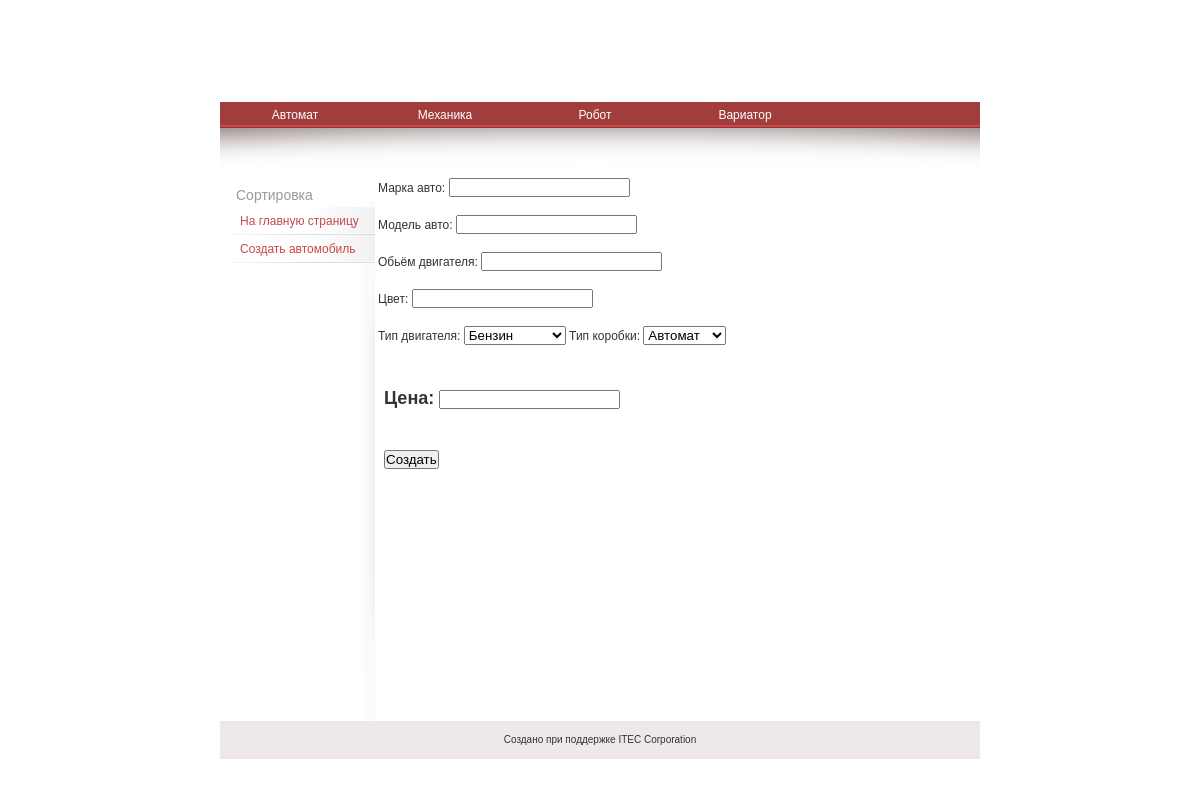
Page /create/ on the committed database.
### infocar/models.py (models this page shows, shortened)
class Transmission(models.Model):
    name = models.CharField(max_length=50, verbose_name='Тип трансмиссии')
    class Meta:
        verbose_name_plural = 'Трансмиссии'
        verbose_name = 'Трансмиссия'

### infocar/views.py (the view, shortened to what this page needs)
# urls.py: path('create/', create_auto ,name='create'),
def create_auto(request):
    e = Engine.objects.all()
    t = Transmission.objects.all()
    return render(request,'infocar/create.html',{'e':e,'t':t})

### infocar/templates/infocar/create.html (shortened to what this page needs)
{%extends 'layout/basic.html'%}
{%block content%}
<form method="POST">
    <label for="firm">Марка авто:</label>
    <input id ='firm' type="text" name="firm"><br><br>
    <label for="model">Модель авто:</label>
    <input id ='model' type="text" name="model"><br><br>
    <label for="volume">Обьём двигателя:</label>
    <input id ='volume' type="number" step="0.1" name="volume"><br><br>
    <label for="color">Цвет:</label>
    <input id ='color' type="text" name="color"><br><br>
    <label for="select_engine">Тип двигателя:</label>
    <select id = 'select_engine'name="engine">
    {%for i in e%}
        <option  value={{i.id}}>{{i.name}}</option>
    {%endfor%}
</select>
    <label for="select_transmission">Тип коробки:</label>
    <select id = 'select_transmission'name="transmission">
    {%for d in t%}
    <option  value={{d.id}}>{{d.name}}</option>
    {%endfor%}
    </select><br><br><br>
    <h2><label for="price">Цена:</label>
    <input id ='price' type="number" step="1" name="price">
</h2><br><br>
    <h1><input type="submit" value="Создать"></h1>
</form>
{%endblock%}

### infocar/templates/layout/basic.html (shortened to what this page needs)
{%load static%}
<!DOCTYPE html PUBLIC "-//W3C//DTD XHTML 1.0 Transitional//EN" "http://www.w3.org/TR/xhtml1/DTD/xhtml1-transitional.dtd">
<html xmlns="http://www.w3.org/1999/xhtml" xml:lang="en-US" lang="en-US">
<head>
<link rel="stylesheet" type="text/css" href='{%static "infocar/basic.css"%}' />
</head>
<body>
<div id="wrapper">
  <div id="header">{%block header%} ALL AUTO {%endblock%}</div>
  <ul id="nav">
    {%for tr in t%}
    <li><a href="{% url 'get_mechanical' tr.pk %}">{{tr.name}}</a></li>
 {%endfor%}
  </ul>
  <div id="content" class="clearfix">
    <div id="col_1">
      <h2>Сортировка</h2>
      <ul id="subnav">
        <li><a href="{% url 'index' %}">На главную страницу</a></li>
        <li><a href="{% url 'create' %}">Создать автомобиль</a></li>
      </ul>
    </div>
    <div id="col_2">
      {%block content%}
      {%endblock%}
    </div>
  </div>
  <div id="footer"><small>Создано при поддержке ITEC Corporation <br />
</div>
</body>
</html>

### infocar/static/infocar/basic.css (style rules this page uses)
* { margin: 0px; padding: 0px; }
html { min-height: 100%; }
body { text-align: center; font-family: arial, verdana, sans-serif; font-size: 12px; color: #333; background:white url(./images/bg_page.gif) no-repeat 50% 0; line-height:18px; }
p, h1, h2, h3, ol, ul, dl { padding:2px 6px 8px; }
ol,ul,dl h1, h2, h3, ol, ul, dl { padding:8px 6px 3px; }
ol, ul, dir, menu, dd { margin-left: 40px }
a:link { color: #C74848; text-decoration: underline; }
.clearfix:after { content:"."; display:block; height:0; clear:both; visibility:hidden; }
.clearfix { display:inline-block; }
.clearfix { display:block; }
h1 { font-size: 20px; line-height: 18px; }
h2 { font-size:18px; }
#wrapper { width:760px; margin:0 auto; }
#header { font-size:20px; color :white; position:relative; display:block; width:760px; height:102px; background:#FFF url(./images/bg_header.gif) repeat-x; }
#nav { display:block; width:760px; height:26px; margin:0; padding:0; list-style:none; text-align:center; background:#A13D3D url(./images/bg_nav.gif) repeat-x; }
#nav li { float:left; width:150px; }
#nav li a { text-decoration:none; display:block; padding:0; padding:0; height:1%; line-height:26px; color:#FFF; }
#content { width:740px; padding:50px 10px 0; min-height:543px; background:#FFF url(./images/bg_content.gif) no-repeat 0 0; text-align:left; }
#content #col_1 { width:20%; float:left; min-height:543px; background:url(./images/bg_left.gif) no-repeat 100% 50%; }
#content #col_1 h2 { color:#999999; font-size:14px; font-weight:normal; }
#subnav, #subnav ul { margin:0; padding:0; list-style:none; }
#subnav li a { display:block; padding:5px 10px 5px 10px; height:1%; background:url(./images/bg_subnav.gif) no-repeat 100% 100%; text-decoration:none }
#content #col_2 { width:80%; float:left; }
#footer { display:block; width:680px; padding: 10px 40px; margin:0 auto; background:#EEE9E8; -moz-border-radius:6px; }

### rows in the picture
Transmission: name "Автомат"
Transmission: name "Механика"
Transmission: name "Робот"
Transmission: name "Вариатор"

### other values in the picture
form field engine "Бензин"
form field transmission "Автомат"
